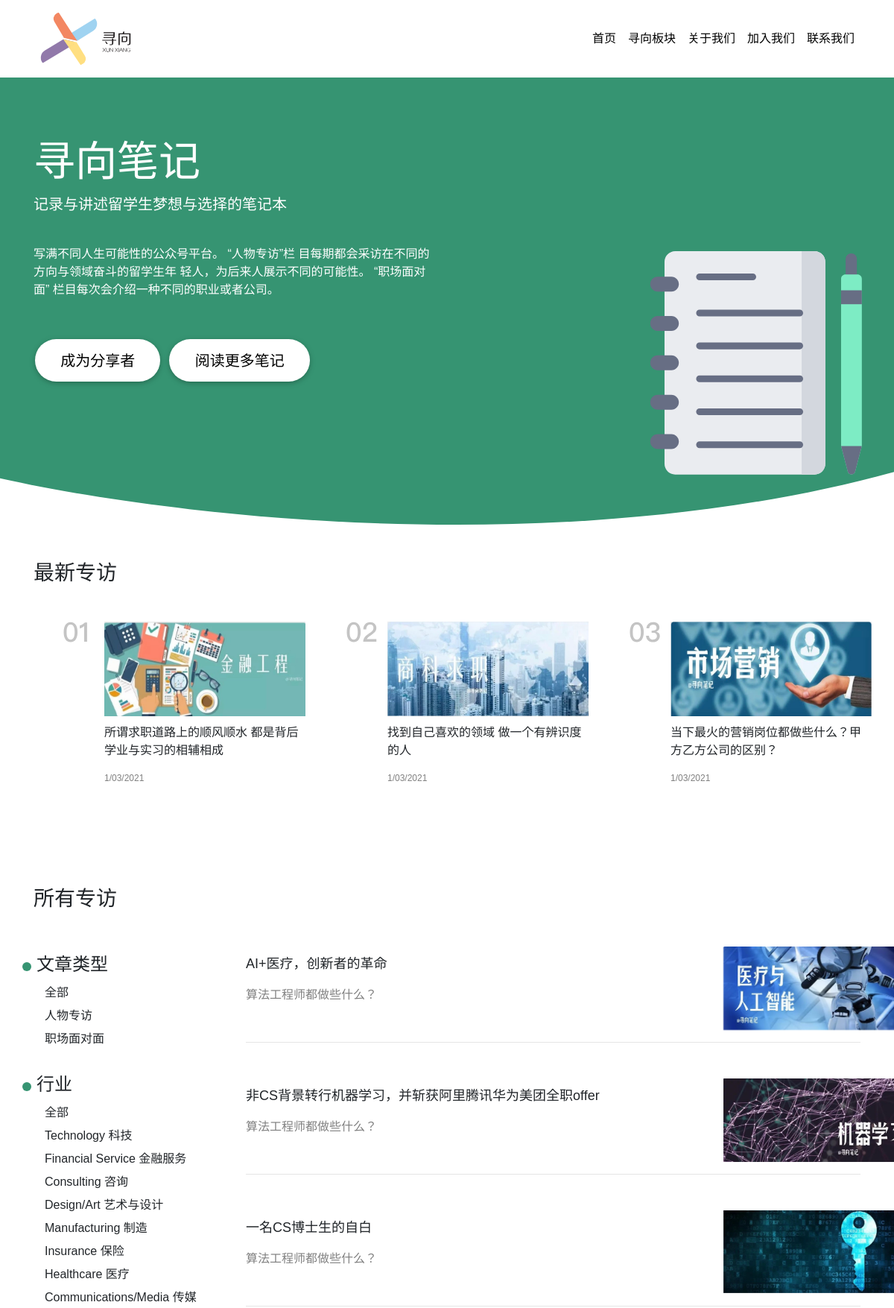
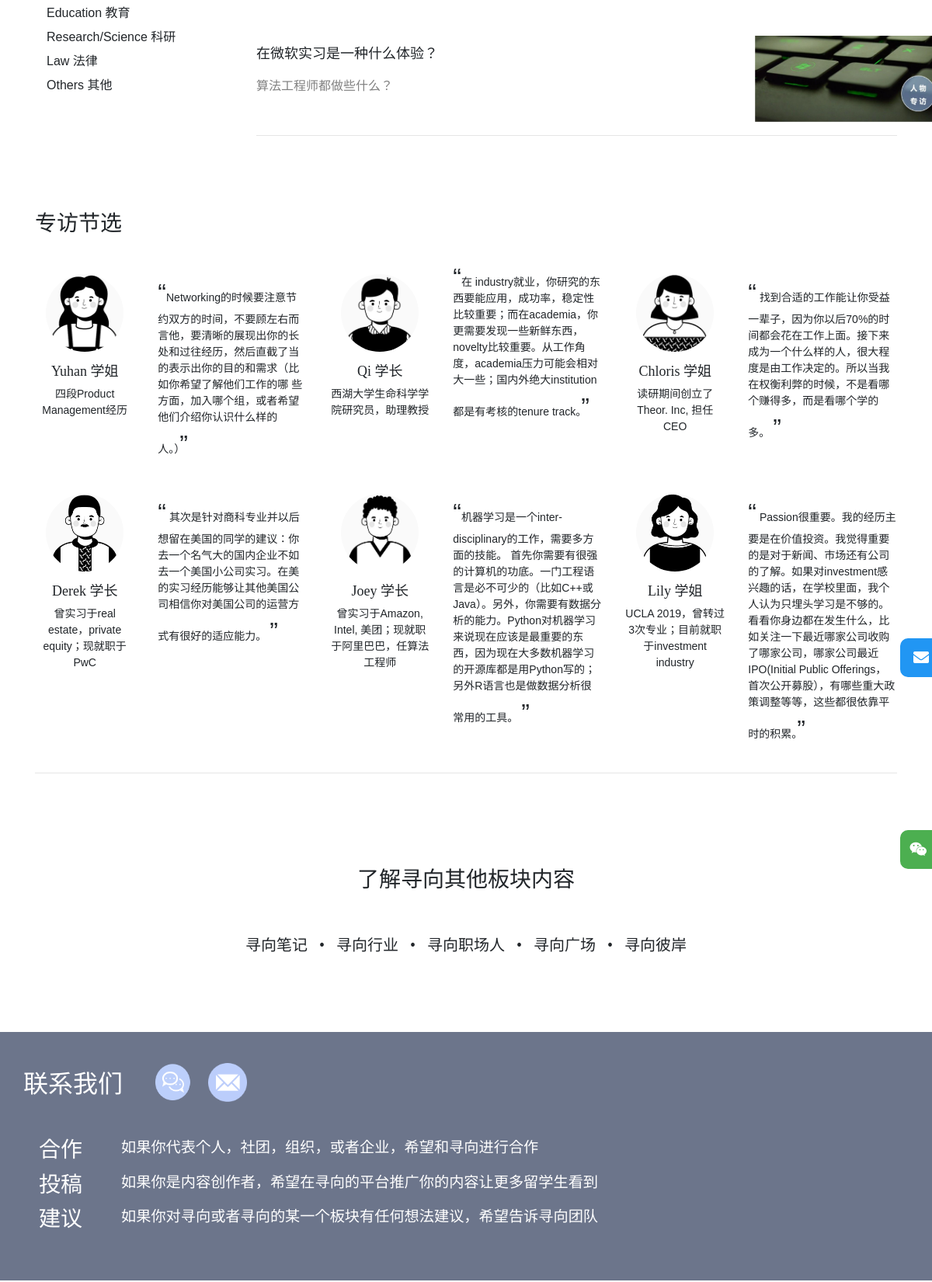
/biji/post/tech/ (upper part), run on the app's committed database (2 pictures, top to bottom).
### BiJiPage/models.py (models this page shows, shortened)
class Post(models.Model):
    title = models.CharField(max_length = 200)
    abstract = models.TextField()
    URL = models.CharField(max_length = 200,default = 'https://')
    category = models.CharField(max_length = 10,choices = CATEGORY_CHOICE,default = 'tech')
    image = models.ImageField(default = 'default.jpg',upload_to='display_pic')
    date_publish = models.DateTimeField(default = timezone.now)
    author =models.ForeignKey(User,on_delete=models.CASCADE)

### BiJiPage/views.py (the view)
# urls.py: path('post/tech/',views.BijiTechListView.as_view(),name='BIJI-Tech'),
class BijiTechListView(ListView):
    template_name = home_template
    queryset = Post.objects.all()
    def get_context_data(self, **kwargs):
        queryset = Post.objects.filter(category='tech').all().order_by('-date_publish')
        paginator, page, queryset, is_paginated = self.paginate_queryset(queryset,5)
        context = {
            'paginator': paginator,
            'page_obj': page,
            'is_paginated': is_paginated,
            'object_list': queryset
        }
        context['original'] = Post.objects.all().order_by('-date_publish')
        context['filtered'] = queryset
        context.update(kwargs)
        return super().get_context_data(**context)

### BiJiPage/templates/BiJiPage/biji_home.html (shortened to what this page needs)
{% extends "IndexPage/base.html"%}
{% load static %}
{% load cat_filter %}
{%block content%}
<section id="begin">
  <div class="container" style="height: 10rem;">
      <h1 class="display-4" style="color: white; padding-top: 5rem;">寻向笔记</h1>
      <p class="lead" style="color: white;">记录与讲述留学生梦想与选择的笔记本</p>
      <br>
      <div class="row" style="height: 200px;">
          <div class="col-lg-6">
              <p style="color: white; font-size: 1rem;">
                  写满不同人生可能性的公众号平台。 “人物专访”栏 目每期都会采访在不同的方向与领域奋斗的留学生年 轻人，为后来人展示不同的可能性。 “职场面对面” 栏目每次会介绍一种不同的职业或者公司。
              </p>
          </div>
          <div class="col-lg-2"></div>
          <div class="col-lg-4">
              <img src="{% static 'IndexPage/img/notes/notebook.svg' %}" width="300px" height="300px"
                  style="position: relative; bottom: -8px; left: 60px;" alt="maskperson">
          </div>
      </div>
      <div class="row" style="margin-left: -4px;">
          <a type="button" class="btn button-text"
              style="background-color: white; color: black; position: relative; bottom: 5rem; border-radius: 30px;">成为分享者</a>
          <a data-toggle="modal" data-target="#contactinfo" type="button" class="btn button-text"
              style="background-color: white; color: black; position: relative; bottom: 5rem; border-radius: 30px;">阅读更多笔记</a>
      </div>
  </div>
</section>
{%endblock content%}
{% block module %}
<div class="container">
  <section class="mt-5 wow fadeIn">
      <h2 class="my-5 h2" style="font-size: 28px;">最新专访</h2>
      <div class="row">
          <div class="col-md-1"><img src="{% static 'IndexPage/img/notes/01.svg'%}" class="post-num" alt="01"></div>
          <div class="col-md-3">
              <a href="{{original.0.URL}}">
                  <img src="{{original.0.image.url}}" class="new-post">
                  <p class="article-text">{{original.0.title}}</p>
              </a>
              <p style="color: grey; font-size: 12px;">{{original.0.date_publish|date:'n/d/Y'}}</p>
          </div>
          <div class="col-md-1"><img src="{% static 'IndexPage/img/notes/02.svg'%}" class="post-num" alt="02"></div>
          <div class="col-md-3">
            <a href="{{original.1.URL}}">
                <img src="{{original.1.image.url}}" class="new-post">
                <p class="article-text">{{original.1.title}}</p>
            </a>
            <p style="color: grey; font-size: 12px;">{{original.1.date_publish|date:'n/d/Y'}}</p>
          </div>
          <div class="col-md-1"><img src="{% static 'IndexPage/img/notes/03.svg'%}" class="post-num" alt="03"></div>
          <div class="col-md-3">
            <a href="{{original.2.URL}}">
                <img src="{{original.2.image.url}}" class="new-post">
                <p class="article-text">{{original.2.title}}</p>
            </a>
            <p style="color: grey; font-size: 12px;">{{original.2.date_publish|date:'n/d/Y'}}</p>
          </div>
      </div>
    <br><br><br>
    <h2 class="my-5 h2" style="font-size: 28px;" id="post_start">所有专访</h2>
    <div class="row">
        <div class="col-md-3">
            <div class="row">
                <img src="{% static 'IndexPage/img/notes/greendot.svg'%}" alt="dot">
                <h3 style="font-size: 24px; margin: 10px 0 15px 7px;">文章类型</h3>
            </div>
            <div class="sidelinks">
                <p><a href="#">全部</a></p>
                <p><a href="#">人物专访</a></p>
                <p><a href="#">职场面对面</a></p>
            </div>
            <div class="row">
                <img src="{% static 'IndexPage/img/notes/greendot.svg'%}" alt="dot">
                <h3 style="font-size: 24px; margin: 10px 0 15px 7px">行业</h3>
            </div>
            <div class="sidelinks">
                <p><a href="{%url 'BIJI-Home'%}#post_start">全部</a></p>
                <p><a href="{%url 'BIJI-Tech'%}#post_start">Technology 科技</a></p>
                <p><a href="{%url 'BIJI-Finan'%}#post_start">Financial Service 金融服务</a></p>
                <p><a href="{%url 'BIJI-Consult'%}#post_start">Consulting 咨询</a></p>
                <p><a href="{%url 'BIJI-Art'%}#post_start">Design/Art 艺术与设计</a></p>
                <p><a href="{%url 'BIJI-Manu'%}#post_start">Manufacturing 制造</a></p>
                <p><a href="{%url 'BIJI-Insur'%}#post_start">Insurance 保险</a></p>
                <p><a href="{%url 'BIJI-Health'%}#post_start">Healthcare 医疗</a></p>
                <p><a href="{%url 'BIJI-Media'%}#post_start">Communications/Media 传媒</a></p>
                <p><a href="{%url 'BIJI-Edu'%}#post_start">Education 教育</a></p>
                <p><a href="{%url 'BIJI-Research'%}#post_start">Research/Science 科研</a></p>
                <p><a href="{%url 'BIJI-Law'%}#post_start">Law 法律</a></p>
                <p><a href="{%url 'BIJI-Other'%}#post_start">Others 其他</a></p>
            </div>
          </div>
          <div class="col-md-9">
            {% for post in filtered%}
                <div class="row">
                    <div class="col-md-9">
                        <a href="{{post.URL}}" target="_blank">
                            <p style="font-weight: 500; font-size: 18px; margin-top: 10px;">
                                {{post.title}}</p>
                            <p style="color: grey; font-size: 16px;">{{post.abstract}}</p>
                        </a>
                    </div>
                    <div class="col-md-3">
                        <img class="article-img" src="{{post.image.url}}" alt="Placeholder">
                    </div>
                </div>
                <hr class="mb-5">
            {%endfor%}
          </div>
      </div>
    </section>
<section class="mt-5 wow fadeIn">
    <h2 class="my-5 h2" style="font-size: 28px;">专访节选</h2>
    <div class="row">
        <div class="col-md-4">
            <div class="row">
                <div class="col-md-5 text-center">
                    <img class="avatar-img-2" src="{%static 'IndexPage/img/notes/yuhan.png'%}" style="margin-bottom: 15px;"
                        alt="avatar">
                    <h5 style="font-size: 18px;">Yuhan 学姐</h5>
                    <p style="font-size: 14px;">四段Product Management经历</p>
                </div>
                <div class="col-md-7">
                    <p style="font-size: 14px;"><b
                            style="font-size: 2rem;">“</b>Networking的时候要注意节约双方的时间，不要顾左右而言他，要清晰的展现出你的长
                        处和过往经历，然后直截了当的表示出你的目的和需求（比如你希望了解他们工作的哪
                        些方面，加入哪个组，或者希望他们介绍你认识什么样的人。）<b style="font-size: 2rem;">”</b></p>
                </div>
            </div>
        </div>
        <div class="col-md-4">
            <div class="row">
                <div class="col-md-5 text-center">
                    <img class="avatar-img-2" src="{%static 'IndexPage/img/notes/qi.png'%}" style="margin-bottom: 15px;"
                        alt="avatar">
                    <h5 style="font-size: 18px;">Qi 学长</h5>
                    <p style="font-size: 14px;">西湖大学生命科学学院研究员，助理教授</p>
                </div>
                <div class="col-md-7">
                    <p style="font-size: 14px;"><span style="font-size: 2rem; line-height: 5px;">“</span>在
                        industry就业，你研究的东西要能应用，成功率，稳定性比较重要；而在academia，你更需要发现一些新鲜东西，novelty比较重要。从工作角度，academia压力可能会相对大一些；国内外绝大institution都是有考核的tenure
                        track。<span style="font-size: 2rem;">”</span></p>
                </div>
            </div>
        </div>
        <div class="col-md-4">
            <div class="row">
                <div class="col-md-5 text-center">
                    <img class="avatar-img-2" src="{%static 'IndexPage/img/notes/chloris.png'%}" style="margin-bottom: 15px;"
                        alt="avatar">
                    <h5 style="font-size: 18px;">Chloris 学姐</h5>
                    <p style="font-size: 14px;">读研期间创立了Theor. Inc, 担任CEO</p>
                </div>
                <div class="col-md-7">
                    <p style="font-size: 14px;"><b style="font-size: 2rem;">“</b>
                        找到合适的工作能让你受益一辈子，因为你以后70%的时间都会花在工作上面。接下来成为一个什么样的人，很大程度是由工作决定的。所以当我在权衡利弊的时候，不是看哪个赚得多，而是看哪个学的多。
                        <b style="font-size: 2rem;">”</b>
                    </p>
                </div>
            </div>
        </div>
    </div>
    <br>
    <div class="row">
        <div class="col-md-4">
            <div class="row">
                <div class="col-md-5 text-center">
                    <img class="avatar-img-2" src="{%static 'IndexPage/img/notes/derek.png'%}" style="margin-bottom: 15px;"
                        alt="avatar">
                    <h5 style="font-size: 18px;">Derek 学长</h5>
                    <p style="font-size: 14px;">曾实习于real estate，private equity；现就职于PwC</p>
                </div>
                <div class="col-md-7">
                    <p style="font-size: 14px;"><b style="font-size: 2rem;">“</b>
                        其次是针对商科专业并以后想留在美国的同学的建议：你去一个名气大的国内企业不如去一个美国小公司实习。在美的实习经历能够让其他美国公司相信你对美国公司的运营方式有很好的适应能力。
                        <b style="font-size: 2rem;">”</b>
                    </p>
                </div>
            </div>
        </div>
        <div class="col-md-4">
            <div class="row">
                <div class="col-md-5 text-center">
                    <img class="avatar-img-2" src="{%static 'IndexPage/img/notes/joey.png'%}" style="margin-bottom: 15px;"
                        alt="avatar">
                    <h5 style="font-size: 18px;">Joey 学长</h5>
                    <p style="font-size: 14px;">曾实习于Amazon, Intel, 美团；现就职于阿里巴巴，任算法工程师</p>
                </div>
                <div class="col-md-7">
                    <p style="font-size: 14px;"><b
                            style="font-size: 2rem;">“</b>机器学习是一个inter-disciplinary的工作，需要多方面的技能。
                        首先你需要有很强的计算机的功底。一门工程语言是必不可少的（比如C++或Java）。另外，你需要有数据分析的能力。Python对机器学习来说现在应该是最重要的东西，因为现在大多数机器学习的开源库都是用Python写的；另外R语言也是做数据分析很常用的工具。
                        <b style="font-size: 2rem;">”</b>
                    </p>
                </div>
            </div>
        </div>
        <div class="col-md-4">
            <div class="row">
                <div class="col-md-5 text-center">
                    <img class="avatar-img-2" src="{%static 'IndexPage/img/notes/lily.png'%}" style="margin-bottom: 15px;"
                        alt="avatar">
                    <h5 style="font-size: 18px;">Lily 学姐</h5>
                    <p style="font-size: 14px;">UCLA 2019，曾转过3次专业；目前就职于investment industry</p>
                </div>
                <div class="col-md-7">
                    <p style="font-size: 14px;"><b style="font-size: 2rem;">“</b>
                        Passion很重要。我的经历主要是在价值投资。我觉得重要的是对于新闻、市场还有公司的了解。如果对investment感兴趣的话，在学校里面，我个人认为只埋头学习是不够的。看看你身边都在发生什么，比如关注一下最近哪家公司收购了哪家公司，哪家公司最近IPO(Initial
                        Public Offerings，首次公开募股），有哪些重大政策调整等等，这些都很依靠平时的积累。<b style="font-size: 2rem;">”</b>
                    </p>
                </div>
            </div>
        </div>
    </div>
</section>
<hr class="mb-5">
<br> <br> <br>
</div>
{% endblock module%}

### IndexPage/templates/IndexPage/base.html (shortened to what this page needs)
{% load static %}
<!DOCTYPE html>
<html lang="en">
<head>
  <link rel="stylesheet" href="https://use.fontawesome.com/releases/v5.11.2/css/all.css">
  <link href="{% static 'IndexPage/css/bootstrap.min.css'%}" rel="stylesheet">
  <link href="{% static 'IndexPage/css/mdb.min.css'%}" rel="stylesheet">
  <link rel="stylesheet" href="{% static 'IndexPage/css/font.css' %}" media="none" onload="this.media='all';">
  <link rel="stylesheet" href="{% static 'IndexPage/css/main.css' %}">
</head>
<body>
  <nav class="navbar nav-bg navbar-expand-lg navbar-light scrolling-navbar" style="box-shadow: none !important;">
    <div class="container">
      <a class="navbar-brand" href="{% url 'XUNXIANG-Home'%}">
        <img src="{% static 'IndexPage/img/xxlogo.svg' %}" width=140px height=70px alt="XX logo">
      </a>
      <div class="collapse navbar-collapse" id="navbarSupportedContent">
        <ul class="navbar-nav ml-auto">
          <li class="nav-item">
            <a class="nav-link" href="{% url 'XUNXIANG-Home'%}">首页</a>
          </li>
          <li class="nav-item">
            <a class="nav-link" href="{% url 'XUNXIANG-Home'%}#blocks">寻向板块</a>
          </li>
          <li class="nav-item">
            <a class="nav-link" href="{% url 'XUNXIANG-About' %}">关于我们</a>
          <li class="nav-item">
            <a class="nav-link" href="joinus.html">加入我们</a>
          </li>
          <li class="nav-item">
            <a class="nav-link" href="joinus.html#contactus">联系我们</a>
          </li>
        </ul>
      </div>
    </div>
  </nav>
  {% block content%}{%endblock%}
  <main>
    <div id="mySidenav" class="align">
      <a data-toggle="modal" data-target="#contactinfo" id="about"><i class="fab fa-weixin mr-2"></i> 关注我们</a>
    </div>
    <div id="mySidenav2" class="align">
      <a href="mailto:xunxiangweb@gmail.com" id="email"><i class="fas fa-envelope"></i>&nbsp 联系我们</a>
    </div>
  </main>
  {%block module%}{%endblock%}
  <section>
    <div class="container" style="margin-bottom: 100px;">
        <h3 style="text-align: center;">了解寻向其他板块内容</h3>
        <br><br>
        <h5 style="text-align: center;">寻向笔记 &nbsp • &nbsp 寻向行业 &nbsp • &nbsp 寻向职场人 &nbsp • &nbsp 寻向广场 &nbsp • &nbsp
            寻向彼岸
        </h5>
    </div>
</section>
  <section class="jumbotron-bot" style="background-color: #6C758B;" id="contactus">
    <div class="container">
      <div class="row">
        <h2 class="my-5 h2" style="color: white;">联系我们</h2>
        <a data-toggle="modal" data-target="#contactinfo">
          <img src="{%static 'IndexPage/img/chat.png'%}" height="50" width="50" style="margin-top: 40px; margin-left: 40px;" alt="chat icon">
        </a>
        <a href="mailto:xunxiangweb@gmail.com"><img src="{%static 'IndexPage/img/email.png'%}" height="50" width="50"
            style="margin-top: 40px; margin-left: 20px;" alt="email icon"></a>
      </div>
      <div class="row">
        <h3 style="margin-left: 20px; margin-right:50px; color: white;">合作</h3>
        <p style="width: 60%; color: white;">
          如果你代表个人，社团，组织，或者企业，希望和寻向进行合作</p>
      </div>
      <div class="row">
        <h3 style="margin-left: 20px; margin-right:50px; color: white;">投稿</h3>
        <p style="width: 60%; color: white;">如果你是内容创作者，希望在寻向的平台推广你的内容让更多留学生看到</p>
      </div>
      <div class="row">
        <h3 style="margin-left: 20px; margin-right:50px; color: white;">建议</h3>
        <p style="width: 60%; color: white;">如果你对寻向或者寻向的某一个板块有任何想法建议，希望告诉寻向团队</p>
      </div>
    </div>
  </section>
  </body>
  </html>

### data on the page
Post: image (picture), title "所谓求职道路上的顺风顺水 都是背后学业与实习的相辅相成", date_publish "1/03/2021"
Post: image (picture), title "找到自己喜欢的领域 做一个有辨识度的人", date_publish "1/03/2021"
Post: image (picture), title "当下最火的营销岗位都做些什么？甲方乙方公司的区别？", date_publish "1/03/2021"
Post: title "AI+医疗，创新者的革命", abstract "算法工程师都做些什么？", image (picture)
Post: title "非CS背景转行机器学习，并斩获阿里腾讯华为美团全职offer", abstract "算法工程师都做些什么？", image (picture)
Post: title "一名CS博士生的自白", abstract "算法工程师都做些什么？", image (picture)
Post: title "在微软实习是一种什么体验？", abstract "算法工程师都做些什么？", image (picture)
